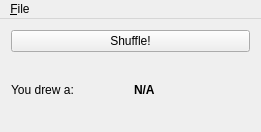
<?xml version="1.0" encoding="UTF-8"?>
<ui version="4.0">
 <class>MainWindow</class>
 <widget class="QMainWindow" name="MainWindow">
  <property name="geometry">
   <rect>
    <x>0</x>
    <y>0</y>
    <width>261</width>
    <height>132</height>
   </rect>
  </property>
  <property name="windowTitle">
   <string>Cpp Card Draw</string>
  </property>
  <widget class="QWidget" name="centralWidget">
   <layout class="QGridLayout" name="gridLayout">
    <item row="0" column="0">
     <layout class="QGridLayout" name="mainLayout">
      <item row="0" column="0">
       <layout class="QVBoxLayout" name="verticalLayout">
        <item>
         <widget class="QPushButton" name="btnShuffle">
          <property name="text">
           <string>Shuffle!</string>
          </property>
         </widget>
        </item>
        <item>
         <layout class="QHBoxLayout" name="horizontalLayout">
          <item>
           <widget class="QLabel" name="lblYouDrewA">
            <property name="text">
             <string>You drew a:</string>
            </property>
           </widget>
          </item>
          <item>
           <widget class="QLabel" name="lblCard">
            <property name="styleSheet">
             <string notr="true">font-weight: bold;</string>
            </property>
            <property name="text">
             <string>N/A</string>
            </property>
           </widget>
          </item>
         </layout>
        </item>
       </layout>
      </item>
     </layout>
    </item>
   </layout>
  </widget>
  <widget class="QMenuBar" name="menuBar">
   <property name="geometry">
    <rect>
     <x>0</x>
     <y>0</y>
     <width>261</width>
     <height>22</height>
    </rect>
   </property>
   <widget class="QMenu" name="menu_File">
    <property name="title">
     <string>&amp;File</string>
    </property>
    <addaction name="action_Exit"/>
   </widget>
   <addaction name="menu_File"/>
  </widget>
  <action name="action_Exit">
   <property name="text">
    <string>&amp;Exit</string>
   </property>
  </action>
 </widget>
 <layoutdefault spacing="6" margin="11"/>
 <resources/>
 <connections/>
</ui>
